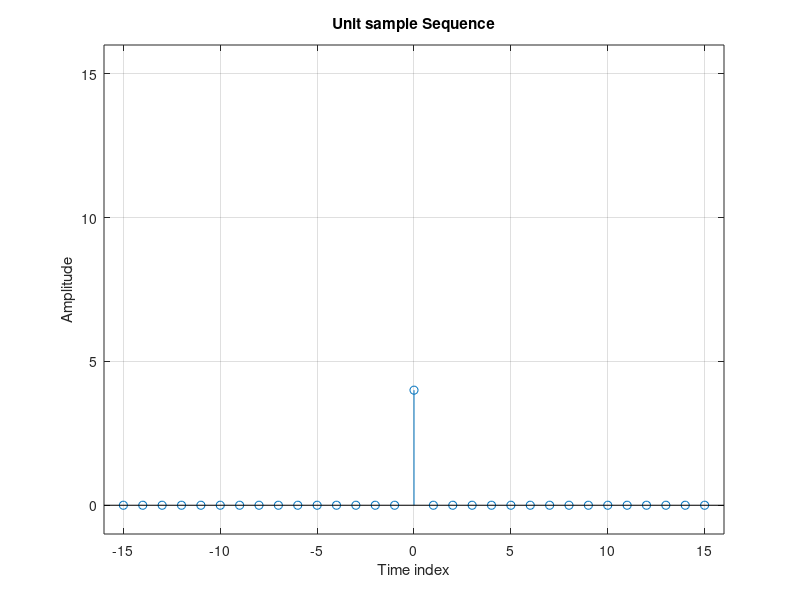

Recreate this plot in MATLAB.
clc;
close all;
clear all;
n=-15:15;
u=[zeros(1,15) 4 zeros(1,15)];
%use stem for discrite time signal
stem(n,u);
axis([-16 16 -1 16]);
grid on;
xlabel('Time index');
ylabel('Amplitude');
title('Unit sample Sequence');

%Lab 4:Unit Impulse signal/Unit Sample Signal